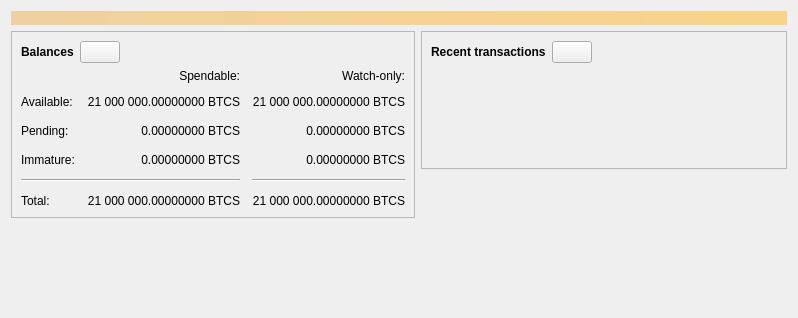
<?xml version="1.0" encoding="UTF-8"?>
<ui version="4.0">
 <class>OverviewPage</class>
 <widget class="QWidget" name="OverviewPage">
  <property name="geometry">
   <rect>
    <x>0</x>
    <y>0</y>
    <width>798</width>
    <height>318</height>
   </rect>
  </property>
  <property name="windowTitle">
   <string>Form</string>
  </property>
  <layout class="QVBoxLayout" name="topLayout">
   <item>
    <widget class="QLabel" name="labelAlerts">
     <property name="visible">
      <bool>false</bool>
     </property>
     <property name="styleSheet">
      <string notr="true">QLabel { background-color: qlineargradient(x1: 0, y1: 0, x2: 1, y2: 0, stop:0 #F0D0A0, stop:1 #F8D488); color:#000000; }</string>
     </property>
     <property name="wordWrap">
      <bool>true</bool>
     </property>
     <property name="margin">
      <number>3</number>
     </property>
     <property name="textInteractionFlags">
      <set>Qt::TextSelectableByMouse</set>
     </property>
    </widget>
   </item>
   <item>
    <layout class="QHBoxLayout" name="horizontalLayout" stretch="1,1">
     <item>
      <layout class="QVBoxLayout" name="verticalLayout_2">
       <item>
        <widget class="QFrame" name="frame">
         <property name="frameShape">
          <enum>QFrame::StyledPanel</enum>
         </property>
         <property name="frameShadow">
          <enum>QFrame::Raised</enum>
         </property>
         <layout class="QVBoxLayout" name="verticalLayout_4">
          <item>
           <layout class="QHBoxLayout" name="horizontalLayout_4">
            <item>
             <widget class="QLabel" name="label_5">
              <property name="font">
               <font>
                <weight>75</weight>
                <bold>true</bold>
               </font>
              </property>
              <property name="text">
               <string>Balances</string>
              </property>
             </widget>
            </item>
            <item>
             <widget class="QPushButton" name="labelWalletStatus">
              <property name="enabled">
               <bool>true</bool>
              </property>
              <property name="maximumSize">
               <size>
                <width>45</width>
                <height>16777215</height>
               </size>
              </property>
              <property name="toolTip">
               <string>The displayed information may be out of date. Your wallet automatically synchronizes with the Bitcoin_Silver network after a connection is established, but this process has not completed yet.</string>
              </property>
              <property name="text">
               <string/>
              </property>
              <property name="icon">
               <iconset resource="../bitcoin_silver.qrc">
                <normaloff>:/icons/warning</normaloff>
                <disabledoff>:/icons/warning</disabledoff>:/icons/warning</iconset>
              </property>
              <property name="iconSize">
               <size>
                <width>24</width>
                <height>24</height>
               </size>
              </property>
             </widget>
            </item>
            <item>
             <spacer name="horizontalSpacer_3">
              <property name="orientation">
               <enum>Qt::Horizontal</enum>
              </property>
              <property name="sizeHint" stdset="0">
               <size>
                <width>40</width>
                <height>20</height>
               </size>
              </property>
             </spacer>
            </item>
           </layout>
          </item>
          <item>
           <layout class="QGridLayout" name="gridLayout">
            <property name="spacing">
             <number>12</number>
            </property>
            <item row="2" column="2">
             <widget class="QLabel" name="labelWatchPending">
              <property name="cursor">
               <cursorShape>IBeamCursor</cursorShape>
              </property>
              <property name="toolTip">
               <string>Unconfirmed transactions to watch-only addresses</string>
              </property>
              <property name="text">
               <string notr="true">0.00000000 BTCS</string>
              </property>
              <property name="alignment">
               <set>Qt::AlignRight|Qt::AlignTrailing|Qt::AlignVCenter</set>
              </property>
              <property name="textInteractionFlags">
               <set>Qt::LinksAccessibleByMouse|Qt::TextSelectableByKeyboard|Qt::TextSelectableByMouse</set>
              </property>
             </widget>
            </item>
            <item row="2" column="1">
             <widget class="QLabel" name="labelUnconfirmed">
              <property name="cursor">
               <cursorShape>IBeamCursor</cursorShape>
              </property>
              <property name="toolTip">
               <string>Total of transactions that have yet to be confirmed, and do not yet count toward the spendable balance</string>
              </property>
              <property name="text">
               <string notr="true">0.00000000 BTCS</string>
              </property>
              <property name="alignment">
               <set>Qt::AlignRight|Qt::AlignTrailing|Qt::AlignVCenter</set>
              </property>
              <property name="textInteractionFlags">
               <set>Qt::LinksAccessibleByMouse|Qt::TextSelectableByKeyboard|Qt::TextSelectableByMouse</set>
              </property>
             </widget>
            </item>
            <item row="3" column="2">
             <widget class="QLabel" name="labelWatchImmature">
              <property name="cursor">
               <cursorShape>IBeamCursor</cursorShape>
              </property>
              <property name="toolTip">
               <string>Mined balance in watch-only addresses that has not yet matured</string>
              </property>
              <property name="text">
               <string notr="true">0.00000000 BTCS</string>
              </property>
              <property name="alignment">
               <set>Qt::AlignRight|Qt::AlignTrailing|Qt::AlignVCenter</set>
              </property>
              <property name="textInteractionFlags">
               <set>Qt::LinksAccessibleByMouse|Qt::TextSelectableByKeyboard|Qt::TextSelectableByMouse</set>
              </property>
             </widget>
            </item>
            <item row="4" column="0" colspan="2">
             <widget class="Line" name="line">
              <property name="orientation">
               <enum>Qt::Horizontal</enum>
              </property>
             </widget>
            </item>
            <item row="4" column="2">
             <widget class="Line" name="lineWatchBalance">
              <property name="sizePolicy">
               <sizepolicy hsizetype="Preferred" vsizetype="Fixed">
                <horstretch>0</horstretch>
                <verstretch>0</verstretch>
               </sizepolicy>
              </property>
              <property name="minimumSize">
               <size>
                <width>140</width>
                <height>0</height>
               </size>
              </property>
              <property name="orientation">
               <enum>Qt::Horizontal</enum>
              </property>
             </widget>
            </item>
            <item row="5" column="0">
             <widget class="QLabel" name="labelTotalText">
              <property name="text">
               <string>Total:</string>
              </property>
             </widget>
            </item>
            <item row="3" column="1">
             <widget class="QLabel" name="labelImmature">
              <property name="cursor">
               <cursorShape>IBeamCursor</cursorShape>
              </property>
              <property name="toolTip">
               <string>Mined balance that has not yet matured</string>
              </property>
              <property name="text">
               <string notr="true">0.00000000 BTCS</string>
              </property>
              <property name="alignment">
               <set>Qt::AlignRight|Qt::AlignTrailing|Qt::AlignVCenter</set>
              </property>
              <property name="textInteractionFlags">
               <set>Qt::LinksAccessibleByMouse|Qt::TextSelectableByKeyboard|Qt::TextSelectableByMouse</set>
              </property>
             </widget>
            </item>
            <item row="2" column="3">
             <spacer name="horizontalSpacer_2">
              <property name="orientation">
               <enum>Qt::Horizontal</enum>
              </property>
              <property name="sizeHint" stdset="0">
               <size>
                <width>40</width>
                <height>20</height>
               </size>
              </property>
             </spacer>
            </item>
            <item row="3" column="0">
             <widget class="QLabel" name="labelImmatureText">
              <property name="text">
               <string>Immature:</string>
              </property>
             </widget>
            </item>
            <item row="5" column="1">
             <widget class="QLabel" name="labelTotal">
              <property name="cursor">
               <cursorShape>IBeamCursor</cursorShape>
              </property>
              <property name="toolTip">
               <string>Your current total balance</string>
              </property>
              <property name="text">
               <string notr="true">21 000 000.00000000 BTCS</string>
              </property>
              <property name="alignment">
               <set>Qt::AlignRight|Qt::AlignTrailing|Qt::AlignVCenter</set>
              </property>
              <property name="textInteractionFlags">
               <set>Qt::LinksAccessibleByMouse|Qt::TextSelectableByKeyboard|Qt::TextSelectableByMouse</set>
              </property>
             </widget>
            </item>
            <item row="5" column="2">
             <widget class="QLabel" name="labelWatchTotal">
              <property name="cursor">
               <cursorShape>IBeamCursor</cursorShape>
              </property>
              <property name="toolTip">
               <string>Current total balance in watch-only addresses</string>
              </property>
              <property name="text">
               <string notr="true">21 000 000.00000000 BTCS</string>
              </property>
              <property name="alignment">
               <set>Qt::AlignRight|Qt::AlignTrailing|Qt::AlignVCenter</set>
              </property>
              <property name="textInteractionFlags">
               <set>Qt::LinksAccessibleByMouse|Qt::TextSelectableByKeyboard|Qt::TextSelectableByMouse</set>
              </property>
             </widget>
            </item>
            <item row="0" column="2">
             <widget class="QLabel" name="labelWatchonly">
              <property name="text">
               <string>Watch-only:</string>
              </property>
              <property name="alignment">
               <set>Qt::AlignRight|Qt::AlignTrailing|Qt::AlignVCenter</set>
              </property>
             </widget>
            </item>
            <item row="1" column="0">
             <widget class="QLabel" name="labelBalanceText">
              <property name="text">
               <string>Available:</string>
              </property>
             </widget>
            </item>
            <item row="1" column="1">
             <widget class="QLabel" name="labelBalance">
              <property name="cursor">
               <cursorShape>IBeamCursor</cursorShape>
              </property>
              <property name="toolTip">
               <string>Your current spendable balance</string>
              </property>
              <property name="text">
               <string notr="true">21 000 000.00000000 BTCS</string>
              </property>
              <property name="alignment">
               <set>Qt::AlignRight|Qt::AlignTrailing|Qt::AlignVCenter</set>
              </property>
              <property name="textInteractionFlags">
               <set>Qt::LinksAccessibleByMouse|Qt::TextSelectableByKeyboard|Qt::TextSelectableByMouse</set>
              </property>
             </widget>
            </item>
            <item row="1" column="2">
             <widget class="QLabel" name="labelWatchAvailable">
              <property name="cursor">
               <cursorShape>IBeamCursor</cursorShape>
              </property>
              <property name="toolTip">
               <string>Your current balance in watch-only addresses</string>
              </property>
              <property name="text">
               <string notr="true">21 000 000.00000000 BTCS</string>
              </property>
              <property name="alignment">
               <set>Qt::AlignRight|Qt::AlignTrailing|Qt::AlignVCenter</set>
              </property>
              <property name="textInteractionFlags">
               <set>Qt::LinksAccessibleByMouse|Qt::TextSelectableByKeyboard|Qt::TextSelectableByMouse</set>
              </property>
             </widget>
            </item>
            <item row="2" column="0">
             <widget class="QLabel" name="labelPendingText">
              <property name="text">
               <string>Pending:</string>
              </property>
             </widget>
            </item>
            <item row="0" column="1">
             <widget class="QLabel" name="labelSpendable">
              <property name="text">
               <string>Spendable:</string>
              </property>
              <property name="alignment">
               <set>Qt::AlignRight|Qt::AlignTrailing|Qt::AlignVCenter</set>
              </property>
             </widget>
            </item>
           </layout>
          </item>
         </layout>
        </widget>
       </item>
       <item>
        <spacer name="verticalSpacer">
         <property name="orientation">
          <enum>Qt::Vertical</enum>
         </property>
         <property name="sizeHint" stdset="0">
          <size>
           <width>20</width>
           <height>40</height>
          </size>
         </property>
        </spacer>
       </item>
      </layout>
     </item>
     <item>
      <layout class="QVBoxLayout" name="verticalLayout_3">
       <item>
        <widget class="QFrame" name="frame_2">
         <property name="frameShape">
          <enum>QFrame::StyledPanel</enum>
         </property>
         <property name="frameShadow">
          <enum>QFrame::Raised</enum>
         </property>
         <layout class="QVBoxLayout" name="verticalLayout">
          <item>
           <layout class="QHBoxLayout" name="horizontalLayout_2">
            <item>
             <widget class="QLabel" name="label_4">
              <property name="font">
               <font>
                <weight>75</weight>
                <bold>true</bold>
               </font>
              </property>
              <property name="text">
               <string>Recent transactions</string>
              </property>
             </widget>
            </item>
            <item>
             <widget class="QPushButton" name="labelTransactionsStatus">
              <property name="enabled">
               <bool>true</bool>
              </property>
              <property name="maximumSize">
               <size>
                <width>45</width>
                <height>16777215</height>
               </size>
              </property>
              <property name="toolTip">
               <string>The displayed information may be out of date. Your wallet automatically synchronizes with the Bitcoin_Silver network after a connection is established, but this process has not completed yet.</string>
              </property>
              <property name="text">
               <string/>
              </property>
              <property name="icon">
               <iconset resource="../bitcoin_silver.qrc">
                <normaloff>:/icons/warning</normaloff>
                <disabledoff>:/icons/warning</disabledoff>:/icons/warning</iconset>
              </property>
              <property name="iconSize">
               <size>
                <width>24</width>
                <height>24</height>
               </size>
              </property>
             </widget>
            </item>
            <item>
             <spacer name="horizontalSpacer">
              <property name="orientation">
               <enum>Qt::Horizontal</enum>
              </property>
              <property name="sizeHint" stdset="0">
               <size>
                <width>40</width>
                <height>20</height>
               </size>
              </property>
             </spacer>
            </item>
           </layout>
          </item>
          <item>
           <widget class="TransactionOverviewWidget" name="listTransactions">
            <property name="styleSheet">
             <string notr="true">QListView { background: transparent; }</string>
            </property>
            <property name="frameShape">
             <enum>QFrame::NoFrame</enum>
            </property>
            <property name="verticalScrollBarPolicy">
             <enum>Qt::ScrollBarAlwaysOff</enum>
            </property>
            <property name="horizontalScrollBarPolicy">
             <enum>Qt::ScrollBarAlwaysOff</enum>
            </property>
            <property name="sizeAdjustPolicy">
             <enum>QAbstractScrollArea::AdjustToContents</enum>
            </property>
            <property name="selectionMode">
             <enum>QAbstractItemView::NoSelection</enum>
            </property>
            <property name="uniformItemSizes">
             <bool>true</bool>
            </property>
           </widget>
          </item>
         </layout>
        </widget>
       </item>
       <item>
        <spacer name="verticalSpacer_2">
         <property name="orientation">
          <enum>Qt::Vertical</enum>
         </property>
         <property name="sizeHint" stdset="0">
          <size>
           <width>20</width>
           <height>40</height>
          </size>
         </property>
        </spacer>
       </item>
      </layout>
     </item>
    </layout>
   </item>
  </layout>
 </widget>
 <customwidgets>
  <customwidget>
   <class>TransactionOverviewWidget</class>
   <extends>QListView</extends>
   <header>qt/transactionoverviewwidget.h</header>
  </customwidget>
 </customwidgets>
 <resources/>
 <connections/>
</ui>
